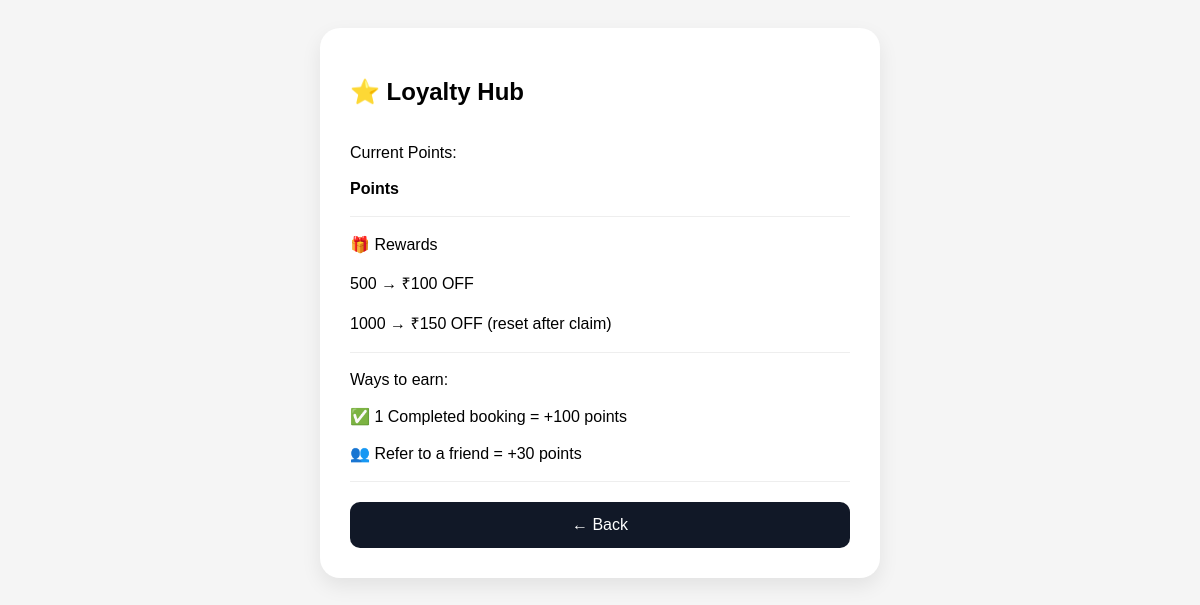
Page /loyalty (signed in) on the earlier database version.
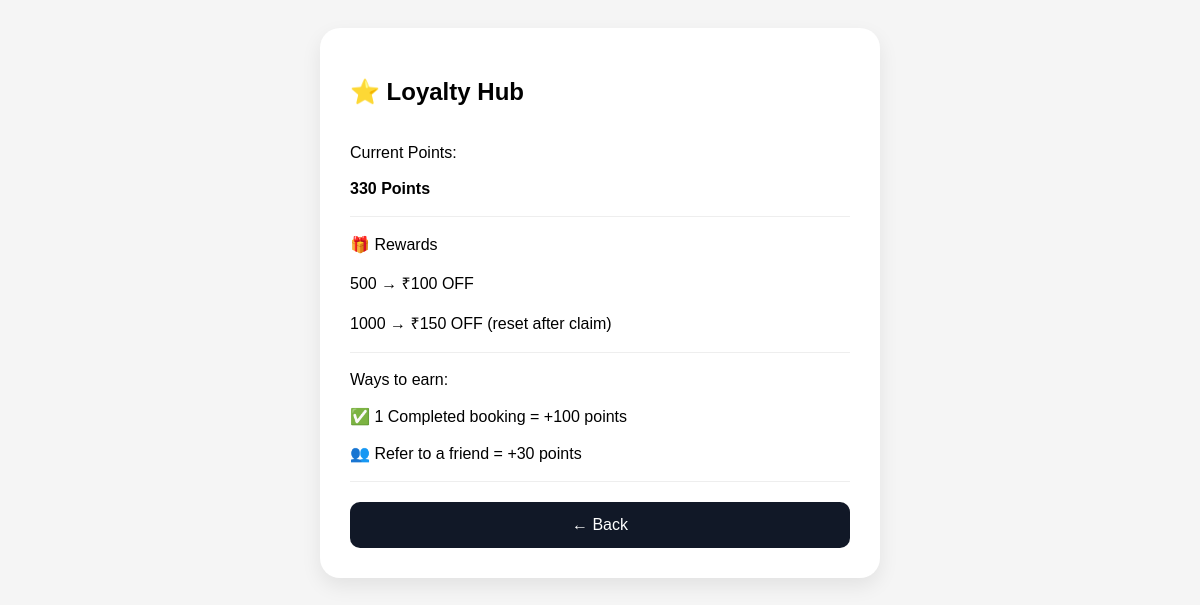
Same page on the later database version.
### tables this page shows
CREATE TABLE users(

id INTEGER PRIMARY KEY AUTOINCREMENT,

phone TEXT UNIQUE,

name TEXT,

address TEXT,

pin TEXT,
             
             points INTEGER DEFAULT 0,

             referral_code TEXT UNIQUE,
                used_referral TEXT DEFAULT '',
                ads_watched INTEGER DEFAULT 0,
             apps_installed INTEGER DEFAULT 0

);

### app.py (the view)
@app.route('/loyalty')
def loyalty():
    if "phone" not in session:
        return redirect('/customer-login')
    conn = get_db()
    user = conn.execute(
        '''

        SELECT *

        FROM users

        WHERE phone=?

        ''',
        (session["phone"],)
    ).fetchone()
    return render_template(
        'loyalty.html',
        user=user
    )

### app.py (called while the page is built)
def get_db():
    conn = sqlite3.connect('database.db')
    conn.row_factory = sqlite3.Row
    return conn

### templates/loyalty.html (shortened to what this page needs)
<!DOCTYPE html>
<html>
<head>
</head>
<body>
<div class="box">
<h2>
⭐ Loyalty Hub
</h2>
<div class="section">
Current Points:
<br><br>
<b>
{{user['points']}}
Points
</b>
</div>
<div class="section">
🎁 Rewards
<br><br>
500 →
₹100 OFF
<br><br>
1000 →
₹150 OFF
(reset after claim)
</div>
<div class="section">
Ways to earn:
<br><br>
✅ 1 Completed booking
= +100 points
<br><br>
👥 Refer to a friend
= +30 points
</div>
<a
href="/profile"
class="button">
← Back
</a>
</div>
</body>
</html>

### templates/loyalty.html (style rules this page uses)
body { font-family:Arial; background:#f5f5f5; padding:20px; }
.box { background:white; padding:30px; border-radius:20px; max-width:500px; margin:auto; box-shadow: 0 8px 20px rgba( 0, 0, 0, 0.08 ); }
.section { padding:18px 0; border-bottom: 1px solid #eee; }
.button { display:block; padding:14px; margin-top:20px; background:#111827; color:white; text-decoration:none; border-radius:10px; text-align:center; }

Differences in the rows shown:
now on this page (row edited): users: points "330"
